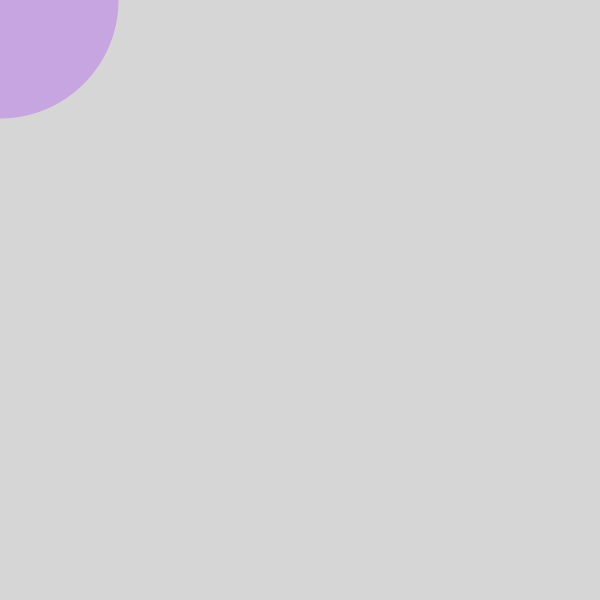
Frame 1 (no input)
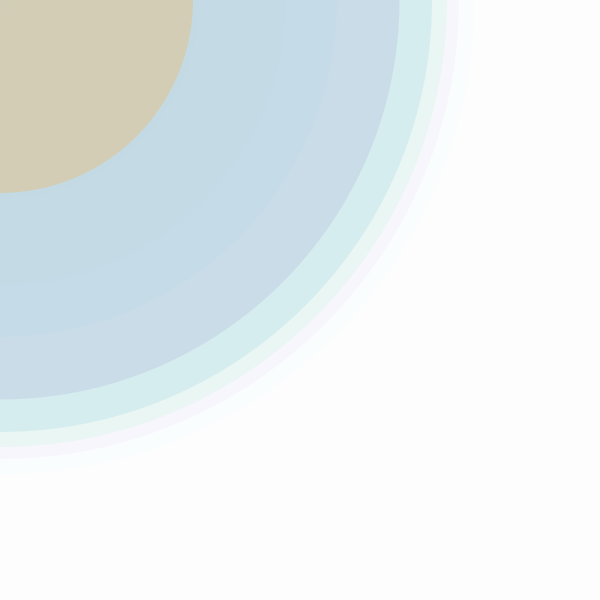
Frame 60 (the mouse pressed at the canvas centre just before this capture)
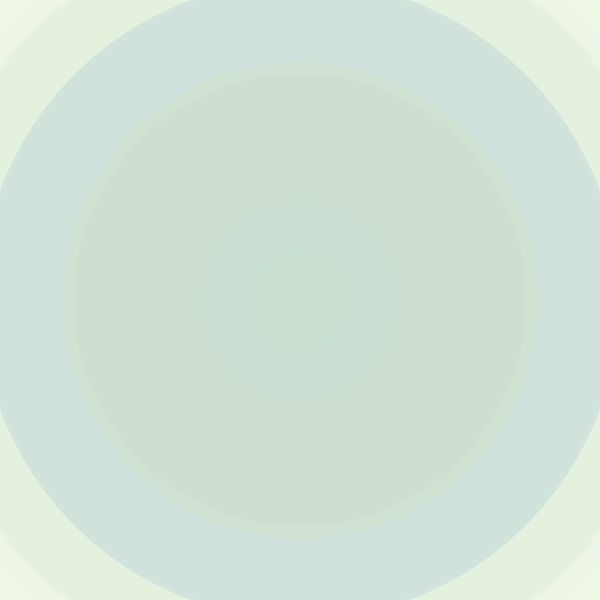
Frame 120 (the mouse held since frame 60 and released just before this capture)

The Processing sketch that drew these frames (run headless with seeded random() and noise(); from frame 60 on, the mouse is pressed at the canvas centre):

// Processing sketch: processing_133569
// ── processing_133569.pde

/**
Yingying Yang
Creative Computing Section B
Wk 2 Assignment #5 - Layering
*/

// TODO: put all your variable declarations here

void setup() {

  // size() goes inside setup() here. Like this:
  size(600,600); 
  smooth();  
}

void draw() {
  
  // TODO: assign each variable a random value here. For example:
  //    x = int(random(0,100));
  // Do this for each variable.
  // see http://processing.org/reference/random_.html for more details

  // TODO: paste all your draw code here (ie, the code that uses those variables)  

  // TODO: If you are using background(), remove it for now.

  // TODO: Add transparency to all your colors. For example, if you have:
  //   fill(255,0,0);
  // in your code, replace it with:
  //   fill(255,0,0,10);

  // TODO: run your sketch and see what happens!
  
  // The idea here is that if you do the above, you should hopefully
  // get something that looks like the Idris Khan image compositions.
  // Do you?
   
  int c1 = int(random(0,255));
  int c2 = int(random(0,255));
  int c3 = int(random(0,255));
  int s = int(random(0,1000));
  int t = int(random(0,100));
  
  fill(255,255,255,50);
  noStroke();
  rect(0,0,600,600);
  fill(c1,c2,c3,t);
  ellipse(mouseX,mouseY,s,s);

}
